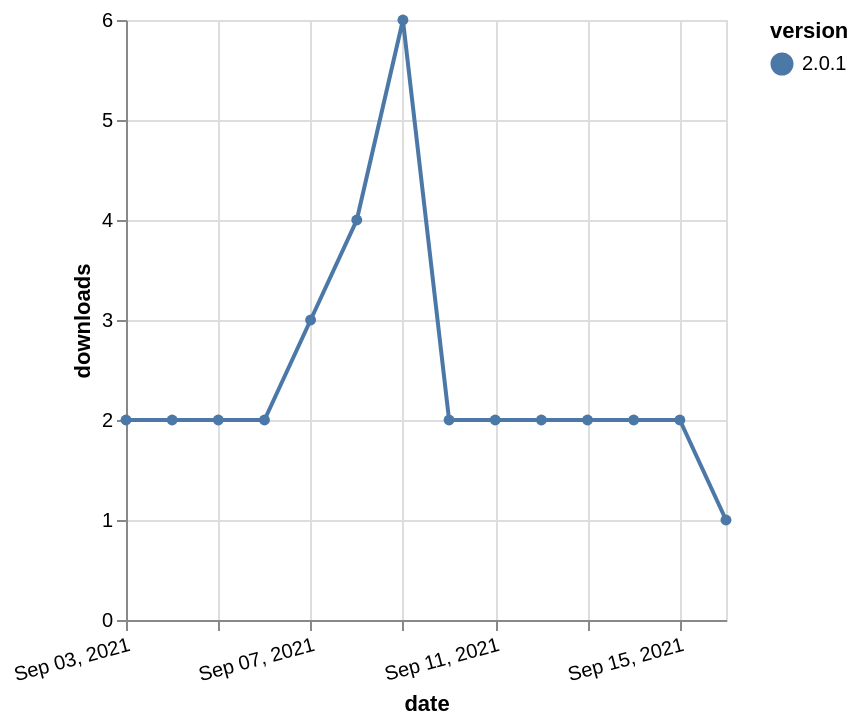

This figure's Vega-Lite source:
### Vega-Lite specification from a JSON file in a GitHub repository (floating-point values rounded to 4 significant figures)
{"$schema": "https://vega.github.io/schema/vega-lite/v5.json", "description": "A simple bar chart with embedded data.", "data": {"values": [{"date": "2021-09-03", "total": 711, "delta": 2, "version": "2.0.1"}, {"date": "2021-09-04", "total": 713, "delta": 2, "version": "2.0.1"}, {"date": "2021-09-05", "total": 715, "delta": 2, "version": "2.0.1"}, {"date": "2021-09-06", "total": 717, "delta": 2, "version": "2.0.1"}, {"date": "2021-09-07", "total": 720, "delta": 3, "version": "2.0.1"}, {"date": "2021-09-08", "total": 724, "delta": 4, "version": "2.0.1"}, {"date": "2021-09-09", "total": 730, "delta": 6, "version": "2.0.1"}, {"date": "2021-09-10", "total": 732, "delta": 2, "version": "2.0.1"}, {"date": "2021-09-11", "total": 734, "delta": 2, "version": "2.0.1"}, {"date": "2021-09-12", "total": 736, "delta": 2, "version": "2.0.1"}, {"date": "2021-09-13", "total": 738, "delta": 2, "version": "2.0.1"}, {"date": "2021-09-14", "total": 740, "delta": 2, "version": "2.0.1"}, {"date": "2021-09-15", "total": 742, "delta": 2, "version": "2.0.1"}, {"date": "2021-09-16", "total": 743, "delta": 1, "version": "2.0.1"}]}, "width": "container", "mark": {"type": "line", "point": {"filled": true}}, "encoding": {"x": {"field": "date", "type": "temporal", "timeUnit": "yearmonthdate", "title": "date", "axis": {"labelAngle": -15}}, "y": {"field": "delta", "type": "quantitative", "title": "downloads"}, "color": {"field": "version", "type": "nominal"}, "tooltip": {"field": "delta"}}}
